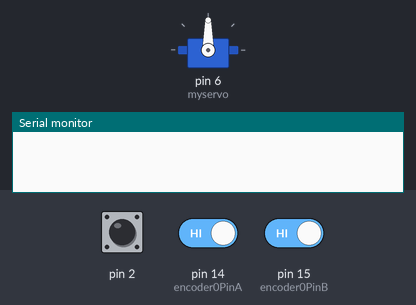
Bench run of a sketch on a simulated Arduino Uno, built with avr-gcc and run on an emulated ATmega328P. Parts: servo, the last lines printed to the serial monitor. Inputs (shaded band) come from the test bench; at power-on: pin 2 LOW, pin 14 (encoder0PinA) HIGH, pin 15 (encoder0PinB) HIGH.

Above: at 1.2 s.
1.3 s: pin 2 driven HIGH
At 2.0 s:
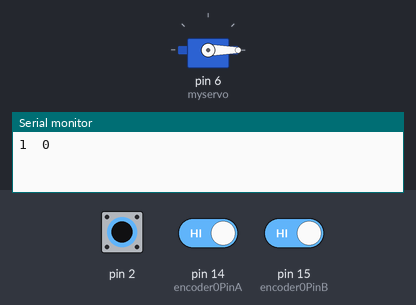
2.8 s: pin 2 pulsed LOW 2 times (0.12 s each, 0.3 s apart)
Timing chart, 0 to 5.8 s (numbered marks = the images above; inputs shaded):
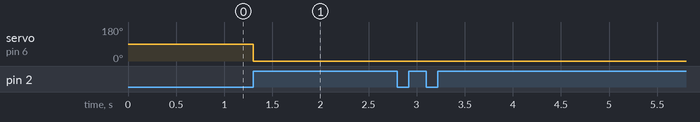

Measured:
- after the input at 1.3 s, servo on pin 6 (myservo): 90° → 0° at once

The sketch:

servo_with_enc.ino
```cpp
 #include <Servo.h>

#include <Bounce2.h>

#define encoder0PinA  14
#define encoder0PinB  15
Bounce debouncer = Bounce();
Bounce debouncer2 = Bounce();
volatile unsigned int enc1 = 0;
int a = 30;
 Servo myservo;  // create servo object to control a servo
                // twelve servo objects can be created on most boards

int pos = 0;
void setup() {
   myservo.attach(6);
  Serial.begin(9600);
  {


  pinMode(encoder0PinA, INPUT);
  digitalWrite(encoder0PinA, HIGH);       // turn on pullup resistor
  pinMode(encoder0PinB, INPUT);
  digitalWrite(encoder0PinB, HIGH);       // turn on pullup resistor

  attachInterrupt(0, doEncoder, CHANGE);  // encoder pin on interrupt 0 - pin 2

                 // a personal quirk

 debouncer.attach(encoder0PinA);
  debouncer.interval(100);

 debouncer2.attach(encoder0PinB);
  debouncer2.interval(100);
}

}

void loop() {


 }

void doEncoder()
{
debouncer.update();
delay(100);
      debouncer2.update();
      delay(100);

     int value = debouncer.read();
       int value2 = debouncer2.read();


  if (value == value2)
  {
    enc1++ ;

}
  if (enc1 >150)
  {enc1 = enc1-150;
  pos = pos +a;
     if (pos == 180 || pos == 0)
      { a = -a ;
      }

  }

  myservo.write(pos);
  Serial.print(enc1, DEC);
  Serial.print ("\t");
  Serial.println(pos);
  Serial.print ("\t");


}
```
